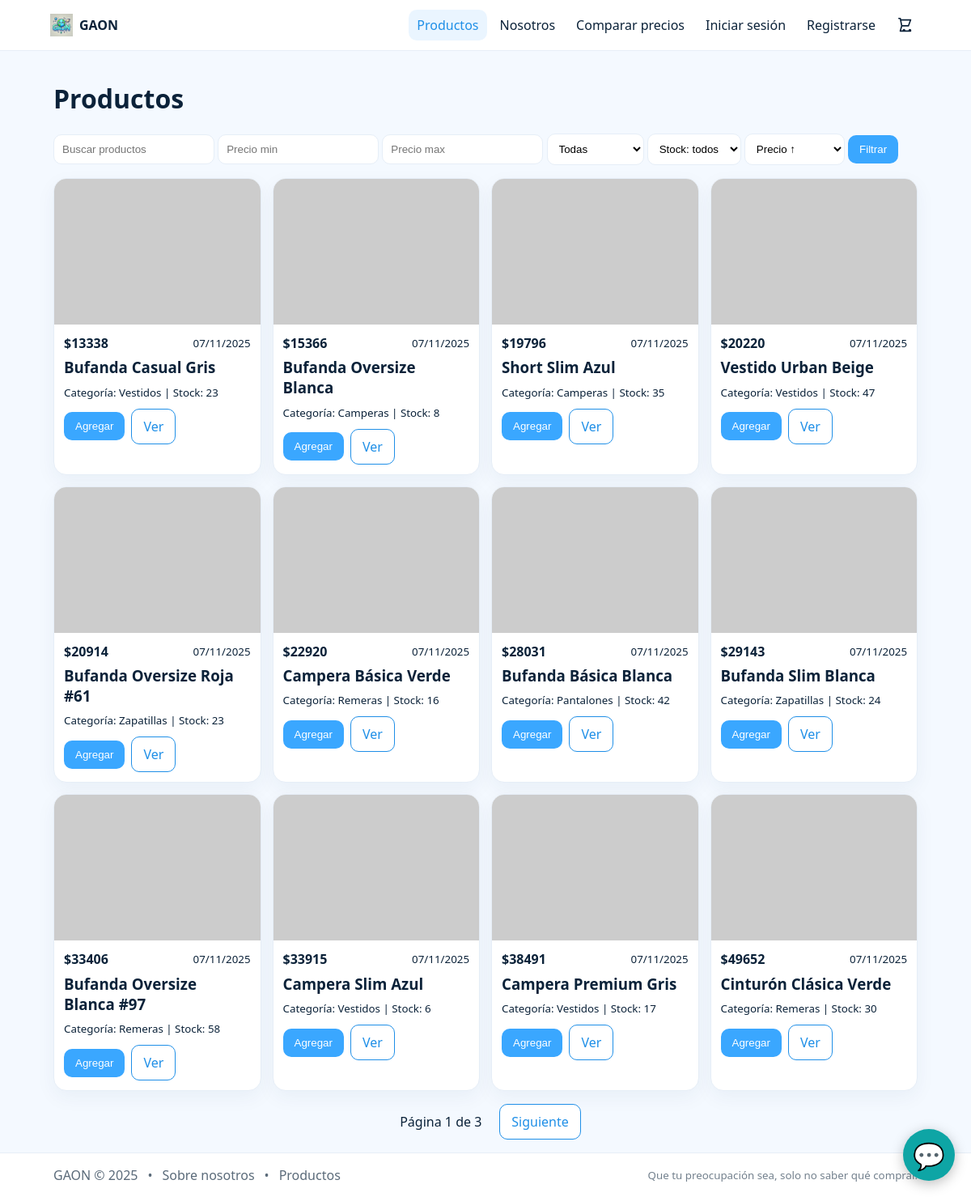
The page /products/?order=price_asc on the database its author committed.
### products/models.py (models this page shows, shortened)
class Product(models.Model):
    user = models.ForeignKey(
        settings.AUTH_USER_MODEL,
        on_delete=models.CASCADE,
        null=True,
        blank=True,
        related_name="products",
    )
    category = models.ForeignKey(Category, on_delete=models.SET_NULL, null=True, blank=True)
    nombre = models.CharField(max_length=100)
    precio = models.DecimalField(max_digits=10, decimal_places=2)
    descripcion = models.TextField(blank=True)
    stock = models.IntegerField(default=0)
    imagen = models.ImageField(upload_to=product_upload_to, blank=True, null=True)
    image_url = models.URLField(blank=True)  # ⬅️ clave para usar imágenes reales de FakeStore
    activo = models.BooleanField(default=True)
    creado_en = models.DateTimeField(auto_now_add=True)
    class Meta:
        ordering = ["-creado_en"]

class Category(models.Model):
    nombre = models.CharField(max_length=100, unique=True)
    slug = models.SlugField(max_length=120, unique=True, blank=True)
    class Meta:
        ordering = ["nombre"]
    def __str__(self):
        return self.nombre

### products/web_views.py (the view)
# urls.py: path("", web_views.product_list, name="products-list"),
@ensure_csrf_cookie
def product_list(request):
    q = (request.GET.get("q") or "").strip()
    min_price_raw = (request.GET.get("min_price") or "").strip()
    max_price_raw = (request.GET.get("max_price") or "").strip()
    cat_slug = (request.GET.get("category") or "").strip()
    in_stock = (request.GET.get("in_stock") or "").strip().lower()
    order = (request.GET.get("order") or "").strip().lower()
    min_price = _safe_float(min_price_raw) if min_price_raw else None
    max_price = _safe_float(max_price_raw) if max_price_raw else None
    qs = Product.objects.filter(activo=True).select_related("category")
    if q:
        qs = qs.filter(Q(nombre__icontains=q) | Q(descripcion__icontains=q))
    if cat_slug:
        qs = qs.filter(category__slug=cat_slug)
    if min_price is not None:
        qs = qs.filter(precio__gte=min_price)
    if max_price is not None:
        qs = qs.filter(precio__lte=max_price)
    if in_stock == "true":
        qs = qs.filter(stock__gt=0)
    elif in_stock == "false":
        qs = qs.filter(stock__lte=0)
    if order == "oldest":
        qs = qs.order_by("creado_en")
    elif order == "price_asc":
        qs = qs.order_by("precio", "-creado_en")
    elif order == "price_desc":
        qs = qs.order_by("-precio", "-creado_en")
    elif order == "name":
        qs = qs.order_by("nombre", "-creado_en")
    else:
        qs = qs.order_by("-creado_en")
    paginator = Paginator(qs, 12)
    page_obj = paginator.get_page(request.GET.get("page"))
    ctx = {
        "page_obj": page_obj,
        "q": q,
        "min_price": min_price_raw,
        "max_price": max_price_raw,
        "order": order,
        "category": cat_slug,
        "in_stock": in_stock,
        "categories": Category.objects.order_by("nombre"),
    }
    try:
        tpl = select_template(["products/_card.html", "products/list.html"])
        return render(request, tpl.template.name, ctx)
    except TemplateDoesNotExist as e:
        messages.error(request, f"No se encontró template de productos: {e}")
        return render(request, "base.html", {"content": f"Falta template: {e}", **ctx}, status=500)
    except Exception as e:
        import traceback; traceback.print_exc()
        messages.error(request, f"Error al renderizar productos: {e}")
        return render(request, "base.html", {"content": f"Error: {e}", **ctx}, status=500)

### templates/products/_card.html (shortened to what this page needs)
{% extends "base.html" %}
{% block content %}
<h1>Productos</h1>
<form class="search" method="get" autocomplete="off">
  <input type="text" name="q" value="{{ q }}" placeholder="Buscar productos">
  <input type="number" step="0.01" name="min_price" value="{{ min_price }}" placeholder="Precio min">
  <input type="number" step="0.01" name="max_price" value="{{ max_price }}" placeholder="Precio max">
  <select name="category">
    <option value="">Todas</option>
  </select>
  <select name="in_stock">
    <option value="" {% if not in_stock %}selected{% endif %}>Stock: todos</option>
  </select>
  <select name="order">
    <option value="price_asc" {% if order == 'price_asc' %}selected{% endif %}>Precio ↑</option>
  </select>
  <button class="btn" type="submit">Filtrar</button>
</form>
<div class="grid">
  {% for p in page_obj %}
  <div class="card">
    <a href="/products/{{ p.id }}/" aria-label="Ver {{ p.nombre }}">
      <div class="imgbox">
        {% if p.imagen %}
          <img src="{{ p.imagen.url }}" alt="{{ p.nombre }}" loading="lazy" decoding="async" fetchpriority="low">
        {% elif p.image_url %}
          {% with raw=p.image_url %}
            {% if raw|slice:":2" == "//" %}
              {% with "https:"|add:raw as imgurl %}
                <img src="{{ imgurl }}" alt="{{ p.nombre }}" loading="lazy" decoding="async">
              {% endwith %}
            {% elif raw|slice:"0:4" == "http" %}
              <img src="{{ raw }}" alt="{{ p.nombre }}" loading="lazy" decoding="async">
            {% else %}
              {% with "https://"|add:raw as imgurl %}
                <img src="{{ imgurl }}" alt="{{ p.nombre }}" loading="lazy" decoding="async">
              {% endwith %}
            {% endif %}
          {% endwith %}
        {% endif %}
      </div>
    </a>
    <div class="pad">
      <div class="row" style="justify-content:space-between">
        <div class="price">${{ p.precio|floatformat:0 }}</div>
        <small>{{ p.creado_en|date:"d/m/Y" }}</small>
      </div>
      <h3 style="margin:.4rem 0"><a href="/products/{{ p.id }}/">{{ p.nombre }}</a></h3>
      <small>Categoría: {{ p.category|default:"-" }} | Stock: {{ p.stock }}</small>
      <div class="row" style="margin-top:10px;flex-wrap:wrap;gap:8px">
        <button class="btn add" data-id="{{ p.id }}">Agregar</button>
        <a class="btn outline" href="/products/{{ p.id }}/">Ver</a>
      </div>
    </div>
  </div>
  {% empty %}
    <p>No hay productos.</p>
  {% endfor %}
</div>
<div class="row" style="justify-content:center;margin-top:16px">
  <span style="padding:8px 12px">Página {{ page_obj.number }} de {{ page_obj.paginator.num_pages }}</span>
  {% if page_obj.has_next %}
    <a class="btn outline" href="?q={{ q }}&min_price={{ min_price }}&max_price={{ max_price }}&order={{ order }}&category={{ category }}&in_stock={{ in_stock }}&page={{ page_obj.next_page_number }}">Siguiente</a>
  {% endif %}
</div>
{% endblock %}

### templates/base.html (style rules this page uses)
:root { --fg:#0b2239; --muted:#5b6b7a; --border:#e6eef7; --card:#ffffff; --bg:#f4f9ff; --brand:#3aa7ff; --brand-600:#1f8fe7; --brand-50:#eaf5ff; --ok:#16a085; --err:#c0392b; }
* { box-sizing:border-box }
html,body { height:100% }
body { margin:0; font-family: system-ui,Segoe UI,Roboto,Arial; color:var(--fg); display:flex; flex-direction:column; min-height:100vh; background:var(--bg); }
.row { display:flex; align-items:center; gap:10px }
a { color:inherit; text-decoration:none }
.btn { background:var(--brand); color:#fff; border:0; border-radius:10px; padding:10px 14px; cursor:pointer }
.btn.outline { background:#fff;color:var(--brand-600);border:1px solid var(--brand-600) }
input,select,textarea { padding:10px;border:1px solid var(--border);border-radius:10px;background:#fff }
.grid { display:grid;grid-template-columns:repeat(auto-fill,minmax(240px,1fr));gap:14px;margin:16px 0 }
.card { background:var(--card); border:1px solid var(--border); border-radius:16px; overflow:hidden; box-shadow:0 8px 24px rgba(28,66,104,.05) }
.card img { width:100%; height:180px; object-fit:cover; background:#f8fbff }
.pad { padding:12px }
.price { font-weight:700 }
.imgbox { width:100%;height:180px;background:#f3f7fb;display:flex;align-items:center;justify-content:center }
.imgbox img { width:100%;height:100%;object-fit:cover;display:block }

### templates/products/_card.html (style rules this page uses)
.imgbox { width:100%;aspect-ratio:4/3;background:#f3f4f6;display:flex;align-items:center;justify-content:center;overflow:hidden }
.imgbox > img { width:100%;height:100%;object-fit:cover;display:block }

### rows shown on the page
Product: precio "13338", creado_en "07/11/2025", nombre "Bufanda Casual Gris", category "Vestidos", stock "23"
Product: precio "15366", creado_en "07/11/2025", nombre "Bufanda Oversize Blanca", category "Camperas", stock "8"
Product: precio "19796", creado_en "07/11/2025", nombre "Short Slim Azul", category "Camperas", stock "35"
Product: precio "20220", creado_en "07/11/2025", nombre "Vestido Urban Beige", category "Vestidos", stock "47"
Product: precio "20914", creado_en "07/11/2025", nombre "Bufanda Oversize Roja #61", category "Zapatillas", stock "23"
Product: precio "22920", creado_en "07/11/2025", nombre "Campera Básica Verde", category "Remeras", stock "16"
Product: precio "28031", creado_en "07/11/2025", nombre "Bufanda Básica Blanca", category "Pantalones", stock "42"
Product: precio "29143", creado_en "07/11/2025", nombre "Bufanda Slim Blanca", category "Zapatillas", stock "24"
Product: precio "33406", creado_en "07/11/2025", nombre "Bufanda Oversize Blanca #97", category "Remeras", stock "58"
Product: precio "33915", creado_en "07/11/2025", nombre "Campera Slim Azul", category "Vestidos", stock "6"
Product: precio "38491", creado_en "07/11/2025", nombre "Campera Premium Gris", category "Vestidos", stock "17"
Product: precio "49652", creado_en "07/11/2025", nombre "Cinturón Clásica Verde", category "Remeras", stock "30"

### other values the page prints
{{ page_obj.number }} "1"
{{ page_obj.paginator.num_pages }} "3"
